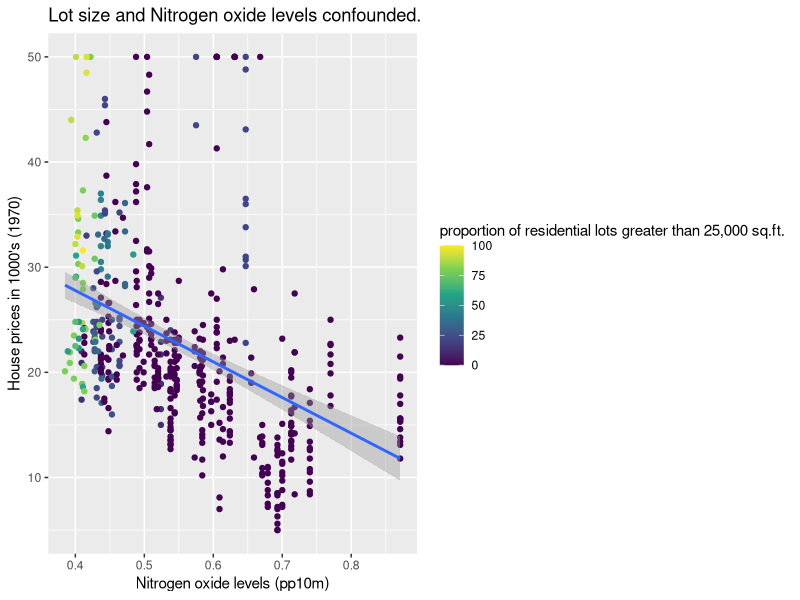
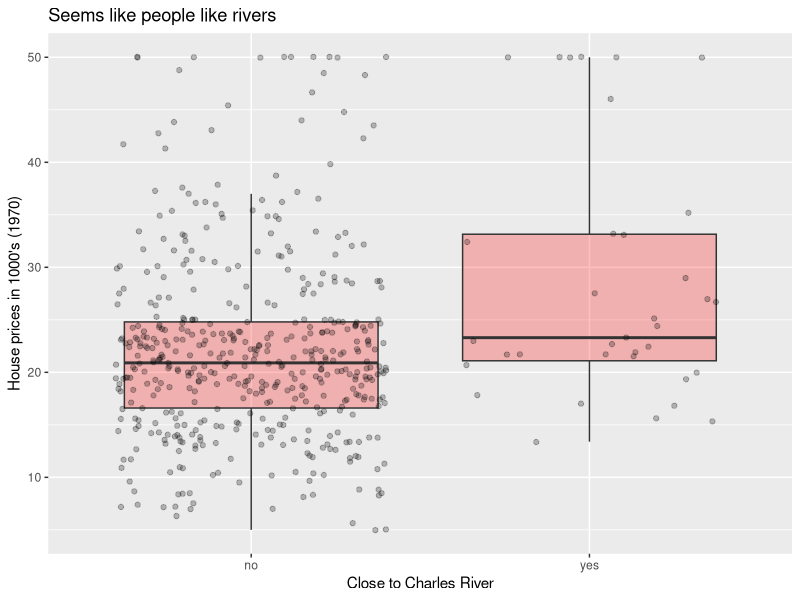

These figures' R source, in order:
library("tidyverse")
library("MASS")
ggplot(data=Boston, aes(x=nox,y=medv,colour=zn))+
  geom_point()+
  geom_smooth(method="lm")+
  scale_colour_viridis_c()+
  labs(x="Nitrogen oxide levels (pp10m)",
       y="House prices in 1000's (1970)",
       colour="proportion of residential lots greater than 25,000 sq.ft.",
       title="Lot size and Nitrogen oxide levels confounded.")

ggplot(data=Boston,aes(x=factor(chas,labels=c("no","yes")),y=medv))+
  geom_boxplot(outlier.shape=NA,fill="red",alpha=.25)+
  geom_jitter(alpha=.25)+
  labs(x="Close to Charles River",
       y="House prices in 1000's (1970)",
       title="Seems like people like rivers")
